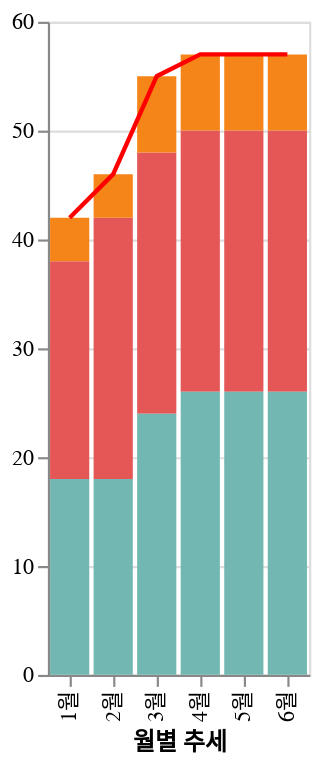

The cell this chart's notebook holds for it:
### Code cell
bar + line

### Figure 1 — Vega-Lite specification as saved in the notebook (floating-point values rounded to 4 significant figures)
{"config": {"axis": {"fontSize": 12, "font": "맑은고딕", "anchor": "start", "fontColor": "#000000"}}, "layer": [{"mark": "bar", "encoding": {"color": {"field": "유형", "legend": null, "type": "nominal"}, "x": {"field": "월", "type": "nominal"}, "y": {"aggregate": "sum", "field": "count", "title": "", "type": "quantitative"}}}, {"mark": {"type": "line", "color": "red"}, "encoding": {"x": {"field": "월", "title": "월별 추세", "type": "nominal"}, "y": {"aggregate": "sum", "field": "count", "title": "", "type": "quantitative"}}}], "data": {"name": "data-919b5e6494735836b6fdce94d9b4b256"}, "$schema": "https://vega.github.io/schema/vega-lite/v4.17.0.json", "datasets": {"data-919b5e6494735836b6fdce94d9b4b256": [{"년도": "22년", "월": "1월", "리전": "SG", "AZ": "1센터", "테넌트": "PRD", "유형": "PostgreSQL", "count": 20.0, "주간": "O", "월간": "O", "연간": "O"}, {"년도": "22년", "월": "1월", "리전": "SG", "AZ": "1센터", "테넌트": "PRD", "유형": "Tibero", "count": 0.0, "주간": "O", "월간": "O", "연간": "O"}, {"년도": "22년", "월": "1월", "리전": "SG", "AZ": "1센터", "테넌트": "PRD", "유형": "Maria", "count": 0.0, "주간": "O", "월간": "O", "연간": "O"}, {"년도": "22년", "월": "1월", "리전": "SG", "AZ": "1센터", "테넌트": "PRD", "유형": "Redis", "count": 18.0, "주간": "O", "월간": "O", "연간": "O"}, {"년도": "22년", "월": "1월", "리전": "SG", "AZ": "1센터", "테넌트": "PRD", "유형": "Mongo", "count": 4.0, "주간": "O", "월간": "O", "연간": "O"}, {"년도": "22년", "월": "2월", "리전": "SG", "AZ": "1센터", "테넌트": "PRD", "유형": "PostgreSQL", "count": 24.0, "주간": "O", "월간": "O", "연간": "O"}, {"년도": "22년", "월": "2월", "리전": "SG", "AZ": "1센터", "테넌트": "PRD", "유형": "Tibero", "count": 0.0, "주간": "O", "월간": "O", "연간": "O"}, {"년도": "22년", "월": "2월", "리전": "SG", "AZ": "1센터", "테넌트": "PRD", "유형": "Maria", "count": 0.0, "주간": "O", "월간": "O", "연간": "O"}, {"년도": "22년", "월": "2월", "리전": "SG", "AZ": "1센터", "테넌트": "PRD", "유형": "Redis", "count": 18.0, "주간": "O", "월간": "O", "연간": "O"}, {"년도": "22년", "월": "2월", "리전": "SG", "AZ": "1센터", "테넌트": "PRD", "유형": "Mongo", "count": 4.0, "주간": "O", "월간": "O", "연간": "O"}, {"년도": "22년", "월": "3월", "리전": "SG", "AZ": "1센터", "테넌트": "PRD", "유형": "PostgreSQL", "count": 24.0, "주간": "O", "월간": "O", "연간": "O"}, {"년도": "22년", "월": "3월", "리전": "SG", "AZ": "1센터", "테넌트": "PRD", "유형": "Tibero", "count": 0.0, "주간": "O", "월간": "O", "연간": "O"}, {"년도": "22년", "월": "3월", "리전": "SG", "AZ": "1센터", "테넌트": "PRD", "유형": "Maria", "count": 0.0, "주간": "O", "월간": "O", "연간": "O"}, {"년도": "22년", "월": "3월", "리전": "SG", "AZ": "1센터", "테넌트": "PRD", "유형": "Redis", "count": 24.0, "주간": "O", "월간": "O", "연간": "O"}, {"년도": "22년", "월": "3월", "리전": "SG", "AZ": "1센터", "테넌트": "PRD", "유형": "Mongo", "count": 7.0, "주간": "O", "월간": "O", "연간": "O"}, {"년도": "22년", "월": "4월", "리전": "SG", "AZ": "1센터", "테넌트": "PRD", "유형": "PostgreSQL", "count": 24.0, "주간": "O", "월간": "O", "연간": "O"}, {"년도": "22년", "월": "4월", "리전": "SG", "AZ": "1센터", "테넌트": "PRD", "유형": "Tibero", "count": 0.0, "주간": "O", "월간": "O", "연간": "O"}, {"년도": "22년", "월": "4월", "리전": "SG", "AZ": "1센터", "테넌트": "PRD", "유형": "Maria", "count": 0.0, "주간": "O", "월간": "O", "연간": "O"}, {"년도": "22년", "월": "4월", "리전": "SG", "AZ": "1센터", "테넌트": "PRD", "유형": "Redis", "count": 26.0, "주간": "O", "월간": "O", "연간": "O"}, {"년도": "22년", "월": "4월", "리전": "SG", "AZ": "1센터", "테넌트": "PRD", "유형": "Mongo", "count": 7.0, "주간": "O", "월간": "O", "연간": "O"}, {"년도": "22년", "월": "5월", "리전": "SG", "AZ": "1센터", "테넌트": "PRD", "유형": "PostgreSQL", "count": 24.0, "주간": "O", "월간": "O", "연간": "O"}, {"년도": "22년", "월": "5월", "리전": "SG", "AZ": "1센터", "테넌트": "PRD", "유형": "Tibero", "count": 0.0, "주간": "O", "월간": "O", "연간": "O"}, {"년도": "22년", "월": "5월", "리전": "SG", "AZ": "1센터", "테넌트": "PRD", "유형": "Maria", "count": 0.0, "주간": "O", "월간": "O", "연간": "O"}, {"년도": "22년", "월": "5월", "리전": "SG", "AZ": "1센터", "테넌트": "PRD", "유형": "Redis", "count": 26.0, "주간": "O", "월간": "O", "연간": "O"}, {"년도": "22년", "월": "5월", "리전": "SG", "AZ": "1센터", "테넌트": "PRD", "유형": "Mongo", "count": 7.0, "주간": "O", "월간": "O", "연간": "O"}, {"년도": "22년", "월": "6월", "리전": "SG", "AZ": "1센터", "테넌트": "PRD", "유형": "PostgreSQL", "count": 24.0, "주간": "O", "월간": "O", "연간": "O"}, {"년도": "22년", "월": "6월", "리전": "SG", "AZ": "1센터", "테넌트": "PRD", "유형": "Tibero", "count": 0.0, "주간": "O", "월간": "O", "연간": "O"}, {"년도": "22년", "월": "6월", "리전": "SG", "AZ": "1센터", "테넌트": "PRD", "유형": "Maria", "count": 0.0, "주간": "O", "월간": "O", "연간": "O"}, {"년도": "22년", "월": "6월", "리전": "SG", "AZ": "1센터", "테넌트": "PRD", "유형": "Redis", "count": 26.0, "주간": "O", "월간": "O", "연간": "O"}, {"년도": "22년", "월": "6월", "리전": "SG", "AZ": "1센터", "테넌트": "PRD", "유형": "Mongo", "count": 7.0, "주간": "O", "월간": "O", "연간": "O"}]}}
